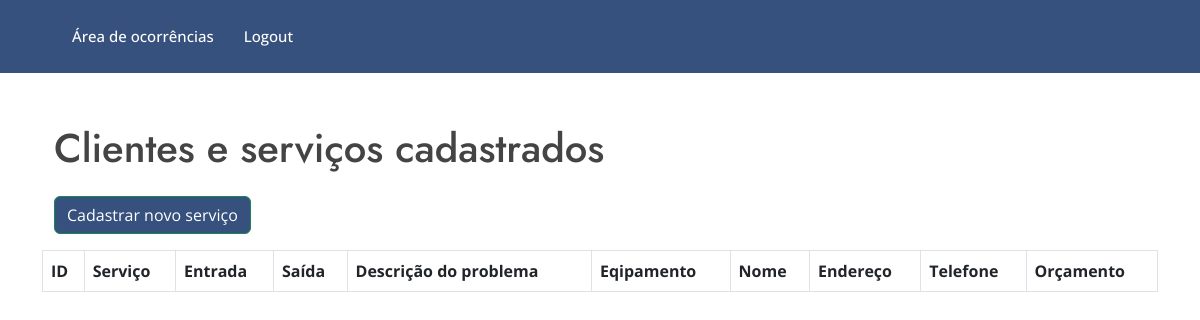
The app's page /home, older data.
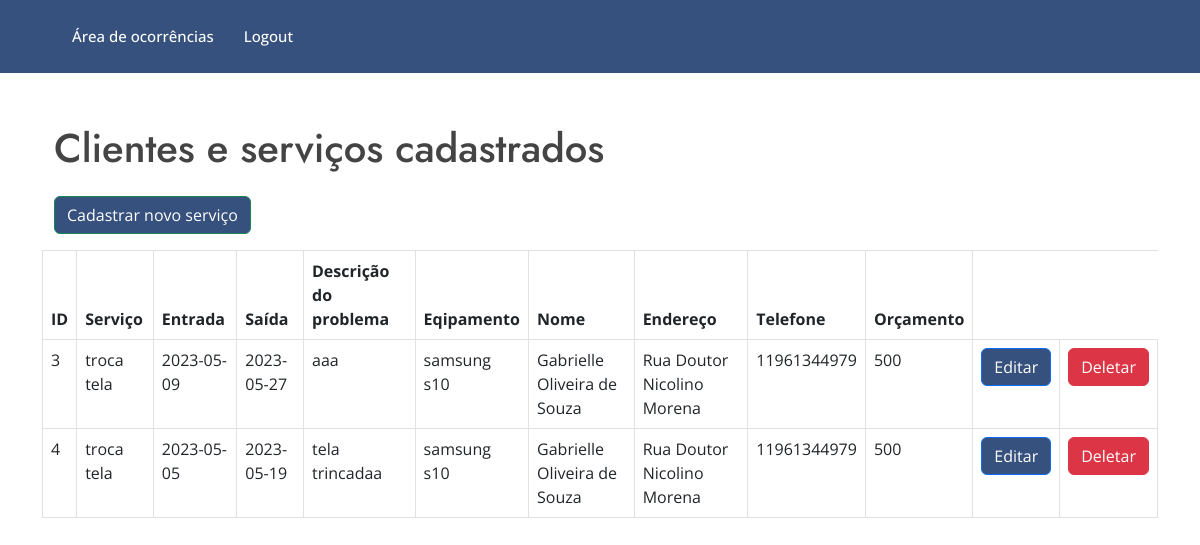
The same page, newer data.
### src/models.py (models this page shows)
class Client(db.Model):
    id = db.Column(db.Integer, primary_key=True, autoincrement=True)
    servico = db.Column(db.String(100))
    dentrada = db.Column(db.String(50))
    dsaida = db.Column(db.String(50))
    descricao = db.Column(db.String(200))
    equipamento = db.Column(db.String(100))
    nome = db.Column(db.String(150))
    endereco = db.Column(db.String(200))
    fone = db.Column(db.String(200) )
    orcamento = db.Column(db.String(60))

### src/main.py (the view)
@main.route("/home", methods=["GET"])
def home():
    clients = Client.query.all()
    return render_template("home.html", clients=clients) # datas vai receber conteudo da var data

### src/template/home.html (shortened to what this page needs)
{% extends 'layout.html' %}
{% block body %}
<main id="main">
  <section id="about" class="about" style="width: 100%">
    <div class="container py-5 h-100 overflow-auto" data-aos="fade-up">
      <h1>Clientes e serviços cadastrados</h1>
      <div class="row">
        <p class="text-right">
          <a href="{{url_for('main.add_user')}}" class="btn btn-success" style="background-color: #37517E;"
            >Cadastrar novo serviço</a
          >
        </p>
        <table class="table table-bordered">
          <thead>
            <tr>
              <th scope="col">ID</th>
              <th scope="col">Serviço</th>
              <th scope="col">Entrada</th>
              <th scope="col">Saída</th>
              <th scope="col">Descrição do problema</th>
              <th scope="col">Eqipamento</th>
              <th scope="col">Nome</th>
              <th scope="col">Endereço</th>
              <th scope="col">Telefone</th>
              <th scope="col">Orçamento</th>
            </tr>
          </thead>
          <tbody>
            {% for client in clients %}
            <tr>
              <td>{{client.id}}</td>
              <td>{{client.servico}}</td>
              <td>{{client.dentrada}}</td>
              <td>{{client.dsaida}}</td>
              <td>{{client.descricao}}</td>
              <td>{{client.equipamento}}</td>
              <td>{{client.nome}}</td>
              <td>{{client.endereco}}</td>
              <td>{{client.fone}}</td>
              <td>{{client.orcamento}}</td>
              <td>
                <a
                  href="{{url_for('main.edit_user',id=client.id)}}"
                  class="btn btn-primary"
                  style="background-color: #37517E;"
                  >Editar</a
                >
              </td>
              <td>
                <a
                  href="{{url_for('main.delete_user',id=client.id)}}"
                  class="btn btn-danger"
                  onclick="return confirm ('Tem certeza que deseja apagar?')"
                  >Deletar</a
                >
              </td>
            </tr>
            {% endfor %}
          </tbody>
        </table>
      </div>
    </div>
  </section>
</main>
{% endblock %}

### src/template/layout.html (shortened to what this page needs)
<!DOCTYPE html>
<html>
  <head>
    <link rel="stylesheet" href="https://cdn.jsdelivr.net/npm/bootstrap@5.3.0-alpha3/dist/css/bootstrap.min.css" />
    <link rel="stylesheet" href="../static/style/style.css" />
</head>
  <body>
    <header id="header" class="fixed-top eader-scrolled" style="background-color: #37517E;">
      <div class="container d-flex align-items-center">
          <nav id="navbar" class="navbar">
            <ul>
              <li><a class="nav-link scrollto"  href="{{url_for('main.home')}}">Área de ocorrências</a></li>
              <li><a class="nav-link   scrollto" href="{{ url_for('auth.logout') }}">Logout</a></li>
            </ul>
          </nav>
      </div>
    </header>
    <div class="container pt-3">
       {% block body %} {% endblock %}
    </div>
  </body>
</html>

### src/static/style/style.css (style rules this page uses)
body { font-family: "Open Sans", sans-serif; color: #444444; }
a { color: #47b2e4; text-decoration: none; }
h1, h2, h3, h4, h5, h6 { font-family: "Jost", sans-serif; }
#header { transition: all 0.5s; z-index: 997; padding: 15px 0; }
.fixed-top { position: fixed; top: 0; right: 0; left: 0; z-index: 1030; }
.navbar { padding: 0; }
.navbar ul { margin: 0; padding: 0; display: flex; list-style: none; align-items: center; }
.navbar li { position: relative; }
.navbar a, .navbar a:focus { display: flex; align-items: center; justify-content: space-between; padding: 10px 0 10px 30px; font-size: 15px; font-weight: 500; color: #fff; white-space: nowrap; }
section { padding: 60px 0; overflow: hidden; }

Row changes from the older to the newer data that the page shows:
added Client: id "3", servico "troca tela", dentrada "2023-05-09", dsaida "2023-05-27", descricao "aaa", equipamento "samsung s10", nome "Gabrielle Oliveira de Souza", endereco "Rua Doutor Nicolino Morena", fone "11961344979", orcamento "500"
added Client: id "4", servico "troca tela", dentrada "2023-05-05", dsaida "2023-05-19", descricao "tela trincadaa", equipamento "samsung s10", nome "Gabrielle Oliveira de Souza", endereco "Rua Doutor Nicolino Morena", fone "11961344979", orcamento "500"
